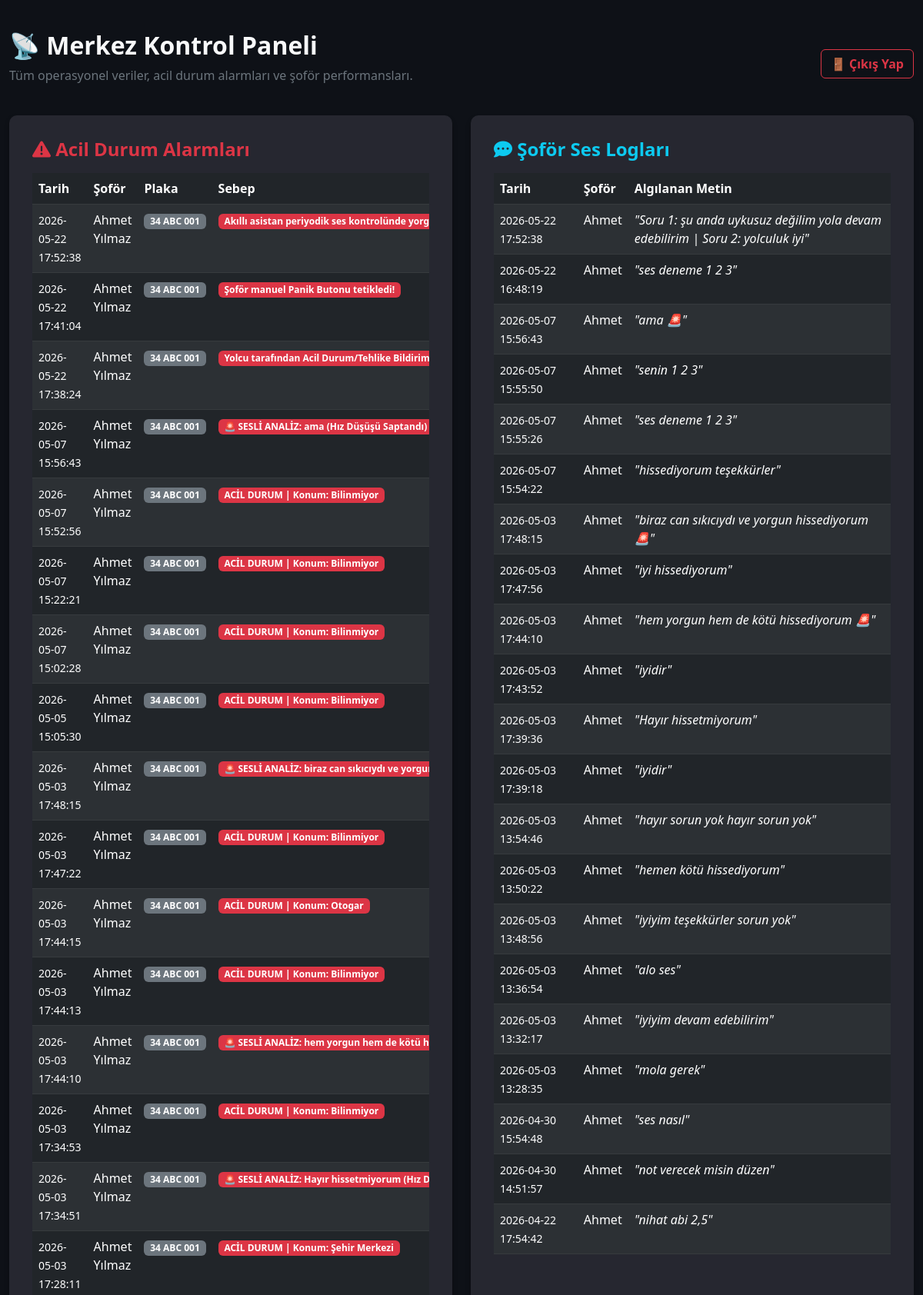
The page /admin (upper part) on the database its author committed.
### app/models.py (models this page shows, shortened)
class Alarm(db.Model):
    __tablename__ = 'alarmlar'
    alarm_id: Mapped[int] = mapped_column(primary_key=True, autoincrement=True)
    sofor_id: Mapped[int] = mapped_column(ForeignKey('soforler.id'), nullable=False)
    tarih_saat: Mapped[str] = mapped_column(String(50), nullable=False, default=lambda: datetime.now().strftime("%Y-%m-%d %H:%M:%S"))
    durum_bilgi: Mapped[Optional[str]] = mapped_column(Text)
    alarm_tipi: Mapped[str] = mapped_column(String(50), nullable=False)
    sofor: Mapped["Sofor"] = relationship(back_populates="alarmlar")

class Sofor(UserMixin, db.Model):
    __tablename__ = 'soforler'
    id: Mapped[int] = mapped_column(primary_key=True, autoincrement=True)
    ad: Mapped[str] = mapped_column(String(100), nullable=False)
    soyad: Mapped[str] = mapped_column(String(100), nullable=False)
    kullanici_adi: Mapped[str] = mapped_column(String(100), nullable=False, unique=True)
    arac_plaka: Mapped[str] = mapped_column(String(50), nullable=False, unique=True)
    sifre_hash: Mapped[str] = mapped_column(String(255), nullable=False)
    sifre_plain: Mapped[Optional[str]] = mapped_column(String(255))
    alarmlar: Mapped[List["Alarm"]] = relationship(back_populates="sofor")
    ses_loglari: Mapped[List["SesLog"]] = relationship(back_populates="sofor")
    vardiya_kayitlari: Mapped[List["VardiyaSesKaydi"]] = relationship(back_populates="sofor")
    yorumlar: Mapped[List["YolcuYorum"]] = relationship(back_populates="sofor")
    konum: Mapped[Optional["AracKonum"]] = relationship(back_populates="sofor", uselist=False)

class SesLog(db.Model):
    __tablename__ = 'ses_loglari'
    log_id: Mapped[int] = mapped_column(primary_key=True, autoincrement=True)
    sofor_id: Mapped[int] = mapped_column(ForeignKey('soforler.id'), nullable=False)
    tarih_saat: Mapped[str] = mapped_column(String(50), nullable=False, default=lambda: datetime.now().strftime("%Y-%m-%d %H:%M:%S"))
    metin: Mapped[str] = mapped_column(Text, nullable=False)
    sofor: Mapped["Sofor"] = relationship(back_populates="ses_loglari")

### app/admin/routes.py (the view)
@bp.route('/admin')
def admin_panel():
    alarmlar = db.session.scalars(db.select(Alarm).order_by(Alarm.alarm_id.desc())).all()
    loglar = db.session.scalars(db.select(SesLog).order_by(SesLog.log_id.desc())).all()
    yorumlar = db.session.scalars(db.select(YolcuYorum).order_by(YolcuYorum.id.desc())).all()
    vardiya_kayitlari = db.session.scalars(db.select(VardiyaSesKaydi).order_by(VardiyaSesKaydi.id.desc())).all()
    return render_template('admin.html', title='Merkez Yönetim', alarmlar=alarmlar, loglar=loglar, yorumlar=yorumlar, vardiya_kayitlari=vardiya_kayitlari)

### app/templates/admin.html (shortened to what this page needs)
{% extends "base.html" %}
{% block content %}
<div class="row align-items-center mb-4 mt-3">
    <div class="col-md-9">
        <h2 class="fw-bold text-light">📡 Merkez Kontrol Paneli</h2>
        <p class="text-secondary">Tüm operasyonel veriler, acil durum alarmları ve şoför performansları.</p>
    </div>
    <div class="col-md-3 text-end">
        <a href="{{ url_for('auth.logout') }}" class="btn btn-outline-danger fw-bold">🚪 Çıkış Yap</a>
    </div>
</div>
<div class="row">
    <div class="col-md-6 mb-4">
        <div class="streamlit-container h-100 mt-0">
            <h4 class="text-danger fw-bold mb-3"><i class="fa-solid fa-triangle-exclamation"></i> Acil Durum Alarmları</h4>
            <div class="table-responsive">
                <table class="table table-dark table-hover table-striped">
                    <thead>
                        <tr>
                            <th>Tarih</th>
                            <th>Şoför</th>
                            <th>Plaka</th>
                            <th>Sebep</th>
                        </tr>
                    </thead>
                    <tbody>
                        {% for a in alarmlar %}
                        <tr>
                            <td><small>{{ a.tarih_saat }}</small></td>
                            <td>{{ a.sofor.ad }} {{ a.sofor.soyad }}</td>
                            <td><span class="badge bg-secondary">{{ a.sofor.arac_plaka }}</span></td>
                            <td><span class="badge bg-danger">{{ a.durum_bilgi }}</span></td>
                        </tr>
                        {% else %}
                        <tr><td colspan="4" class="text-center text-muted">Kayıtlı alarm bulunmuyor.</td></tr>
                        {% endfor %}
                    </tbody>
                </table>
            </div>
        </div>
    </div>
    <div class="col-md-6 mb-4">
        <div class="streamlit-container h-100 mt-0">
            <h4 class="text-info fw-bold mb-3"><i class="fa-solid fa-comment-dots"></i> Şoför Ses Logları</h4>
            <div class="table-responsive">
                <table class="table table-dark table-hover table-striped">
                    <thead>
                        <tr>
                            <th>Tarih</th>
                            <th>Şoför</th>
                            <th>Algılanan Metin</th>
                        </tr>
                    </thead>
                    <tbody>
                        {% for l in loglar %}
                        <tr>
                            <td><small>{{ l.tarih_saat }}</small></td>
                            <td>{{ l.sofor.ad }}</td>
                            <td><i>"{{ l.metin }}"</i></td>
                        </tr>
                        {% else %}
                        <tr><td colspan="3" class="text-center text-muted">Ses logu bulunmuyor.</td></tr>
                        {% endfor %}
                    </tbody>
                </table>
            </div>
        </div>
    </div>
</div>
                {% set grouped_yorumlar = yorumlar | groupby('sofor_id') %}
{% endblock %}

### app/templates/base.html (shortened to what this page needs)
<!DOCTYPE html>
<html lang="tr" data-bs-theme="dark">
<head>
    <link href="https://cdn.jsdelivr.net/npm/bootstrap@5.3.0/dist/css/bootstrap.min.css" rel="stylesheet">
    <link rel="stylesheet" href="https://cdnjs.cloudflare.com/ajax/libs/font-awesome/6.4.0/css/all.min.css">
</head>
<body>
    <div class="container-fluid py-4">
        {% block content %}{% endblock %}
    </div>
</body>
</html>

### app/templates/base.html (style rules this page uses)
body { background-color: #0e1117; color: #fafafa; font-family: 'Segoe UI', Tahoma, Geneva, Verdana, sans-serif; }
.streamlit-container { max-width: 900px; margin: 40px auto; padding: 30px; background-color: #262730; border-radius: 10px; box-shadow: 0 4px 6px rgba(0,0,0,0.3); }

### rows shown on the page
Alarm: tarih_saat "2026-05-22 17:52:38", sofor.ad "Ahmet", sofor.soyad "Yılmaz", sofor.arac_plaka "34 ABC 001", durum_bilgi "Akıllı asistan periyodik ses kontrolünde…"
Alarm: tarih_saat "2026-05-22 17:41:04", sofor.ad "Ahmet", sofor.soyad "Yılmaz", sofor.arac_plaka "34 ABC 001", durum_bilgi "Şoför manuel Panik Butonu tetikledi!"
Alarm: tarih_saat "2026-05-22 17:38:24", sofor.ad "Ahmet", sofor.soyad "Yılmaz", sofor.arac_plaka "34 ABC 001", durum_bilgi "Yolcu tarafından Acil Durum/Tehlike…"
Alarm: tarih_saat "2026-05-07 15:56:43", sofor.ad "Ahmet", sofor.soyad "Yılmaz", sofor.arac_plaka "34 ABC 001", durum_bilgi "🚨 SESLİ ANALİZ: ama (Hız Düşüşü Saptandı)"
Alarm: tarih_saat "2026-05-07 15:52:56", sofor.ad "Ahmet", sofor.soyad "Yılmaz", sofor.arac_plaka "34 ABC 001", durum_bilgi "ACİL DURUM | Konum: Bilinmiyor"
Alarm: tarih_saat "2026-05-07 15:22:21", sofor.ad "Ahmet", sofor.soyad "Yılmaz", sofor.arac_plaka "34 ABC 001", durum_bilgi "ACİL DURUM | Konum: Bilinmiyor"
Alarm: tarih_saat "2026-05-07 15:02:28", sofor.ad "Ahmet", sofor.soyad "Yılmaz", sofor.arac_plaka "34 ABC 001", durum_bilgi "ACİL DURUM | Konum: Bilinmiyor"
Alarm: tarih_saat "2026-05-05 15:05:30", sofor.ad "Ahmet", sofor.soyad "Yılmaz", sofor.arac_plaka "34 ABC 001", durum_bilgi "ACİL DURUM | Konum: Bilinmiyor"
Alarm: tarih_saat "2026-05-03 17:48:15", sofor.ad "Ahmet", sofor.soyad "Yılmaz", sofor.arac_plaka "34 ABC 001", durum_bilgi "🚨 SESLİ ANALİZ: biraz can sıkıcıydı ve…"
Alarm: tarih_saat "2026-05-03 17:47:22", sofor.ad "Ahmet", sofor.soyad "Yılmaz", sofor.arac_plaka "34 ABC 001", durum_bilgi "ACİL DURUM | Konum: Bilinmiyor"
Alarm: tarih_saat "2026-05-03 17:44:15", sofor.ad "Ahmet", sofor.soyad "Yılmaz", sofor.arac_plaka "34 ABC 001", durum_bilgi "ACİL DURUM | Konum: Otogar"
Alarm: tarih_saat "2026-05-03 17:44:13", sofor.ad "Ahmet", sofor.soyad "Yılmaz", sofor.arac_plaka "34 ABC 001", durum_bilgi "ACİL DURUM | Konum: Bilinmiyor"
Alarm: tarih_saat "2026-05-03 17:44:10", sofor.ad "Ahmet", sofor.soyad "Yılmaz", sofor.arac_plaka "34 ABC 001", durum_bilgi "🚨 SESLİ ANALİZ: hem yorgun hem de kötü…"
Alarm: tarih_saat "2026-05-03 17:34:53", sofor.ad "Ahmet", sofor.soyad "Yılmaz", sofor.arac_plaka "34 ABC 001", durum_bilgi "ACİL DURUM | Konum: Bilinmiyor"
Alarm: tarih_saat "2026-05-03 17:34:51", sofor.ad "Ahmet", sofor.soyad "Yılmaz", sofor.arac_plaka "34 ABC 001", durum_bilgi "🚨 SESLİ ANALİZ: Hayır hissetmiyorum (Hız…"
Alarm: tarih_saat "2026-05-03 17:28:11", sofor.ad "Ahmet", sofor.soyad "Yılmaz", sofor.arac_plaka "34 ABC 001", durum_bilgi "ACİL DURUM | Konum: Şehir Merkezi"
SesLog: tarih_saat "2026-05-22 17:52:38", sofor.ad "Ahmet", metin "Soru 1: şu anda uykusuz değilim yola devam edebilirim | Soru 2: yolculuk iyi"
SesLog: tarih_saat "2026-05-22 16:48:19", sofor.ad "Ahmet", metin "ses deneme 1 2 3"
SesLog: tarih_saat "2026-05-07 15:56:43", sofor.ad "Ahmet", metin "ama 🚨"
SesLog: tarih_saat "2026-05-07 15:55:50", sofor.ad "Ahmet", metin "senin 1 2 3"
SesLog: tarih_saat "2026-05-07 15:55:26", sofor.ad "Ahmet", metin "ses deneme 1 2 3"
SesLog: tarih_saat "2026-05-07 15:54:22", sofor.ad "Ahmet", metin "hissediyorum teşekkürler"
SesLog: tarih_saat "2026-05-03 17:48:15", sofor.ad "Ahmet", metin "biraz can sıkıcıydı ve yorgun hissediyorum 🚨"
SesLog: tarih_saat "2026-05-03 17:47:56", sofor.ad "Ahmet", metin "iyi hissediyorum"
SesLog: tarih_saat "2026-05-03 17:44:10", sofor.ad "Ahmet", metin "hem yorgun hem de kötü hissediyorum 🚨"
SesLog: tarih_saat "2026-05-03 17:43:52", sofor.ad "Ahmet", metin "iyidir"
SesLog: tarih_saat "2026-05-03 17:39:36", sofor.ad "Ahmet", metin "Hayır hissetmiyorum"
SesLog: tarih_saat "2026-05-03 17:39:18", sofor.ad "Ahmet", metin "iyidir"
SesLog: tarih_saat "2026-05-03 13:54:46", sofor.ad "Ahmet", metin "hayır sorun yok hayır sorun yok"
SesLog: tarih_saat "2026-05-03 13:50:22", sofor.ad "Ahmet", metin "hemen kötü hissediyorum"
SesLog: tarih_saat "2026-05-03 13:48:56", sofor.ad "Ahmet", metin "i̇yiyim teşekkürler sorun yok"
SesLog: tarih_saat "2026-05-03 13:36:54", sofor.ad "Ahmet", metin "alo ses"
SesLog: tarih_saat "2026-05-03 13:32:17", sofor.ad "Ahmet", metin "iyiyim devam edebilirim"
SesLog: tarih_saat "2026-05-03 13:28:35", sofor.ad "Ahmet", metin "mola gerek"
SesLog: tarih_saat "2026-04-30 15:54:48", sofor.ad "Ahmet", metin "ses nasıl"
SesLog: tarih_saat "2026-04-30 14:51:57", sofor.ad "Ahmet", metin "not verecek misin düzen"
SesLog: tarih_saat "2026-04-22 17:54:42", sofor.ad "Ahmet", metin "nihat abi 2,5"
